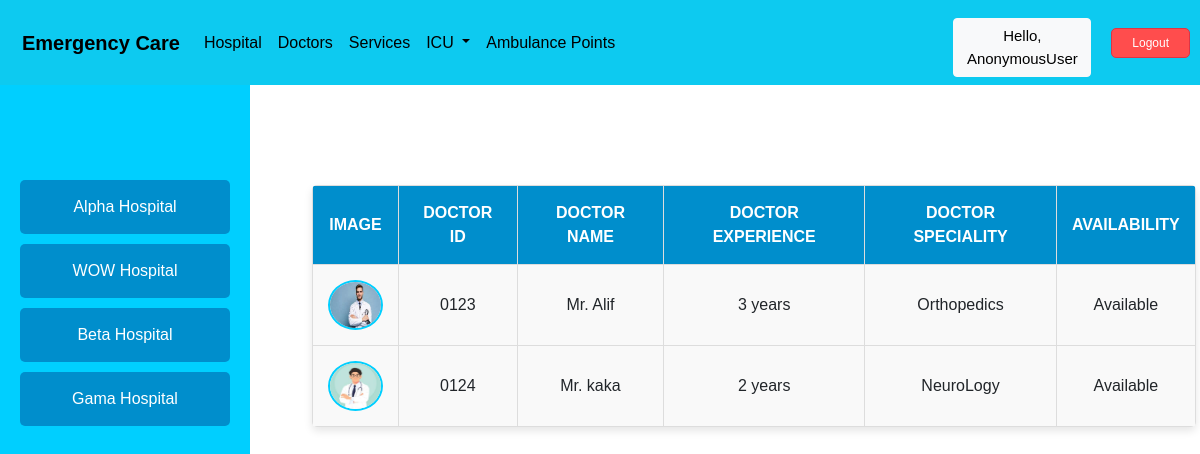
The app's page /DoctorList/ with its own data.
### emergencycare/models.py (models this page shows, shortened)
class Hospital(models.Model):
    H_ID = models.CharField(max_length=200)
    H_name = models.CharField(max_length=200)
    Area_name = models.ForeignKey(Location, on_delete=models.CASCADE)
    image = models.ImageField(upload_to='images/',blank=True, null=True, default='images/default.jpg')
    def __str__(self):
        return self.H_name

class DoctorList(models.Model):
    H_Name = models.ForeignKey(Hospital, on_delete=models.CASCADE, blank=True, null=True)
    D_ID = models.CharField(max_length=200, blank=True, null=True)
    D_Name = models.CharField(max_length=200, blank=True, null=True)
    D_Experience = models.CharField(max_length=200, blank=True, null=True)
    D_Speciality = models.CharField(max_length=200, blank=True, null=True)
    status_availabilty = (
       ('Available','Available'),
        ('Not Available', 'Not Available'),
    )
    Availability = models.CharField(max_length=100, choices=status_availabilty,blank=True,null=True)
    image = models.ImageField(upload_to='images/', blank=True, null=True, default='images/default.jpg')

### emergencycare/views.py (the view)
# urls.py: path('DoctorList/',e_views.doctorlist,name='DoctorList'),
def doctorlist(request):
    doctorlist = DoctorList.objects.all()
    hospitals = DoctorList.objects.values_list('H_Name__H_name', flat=True).distinct()
    context = {
        'doctorlist': doctorlist,
        'hospitals': hospitals,
    }
    return render(request, 'DoctorList.html', context=context)

### templates/DoctorList.html (shortened to what this page needs)
{% extends 'Home.html' %}
{% block content %}
{% load static %}
<div class="container">
    <div class="sidebar">
        <ul>
    {% for hospital in hospitals %}
        <li onclick="filterDoctors('{{ hospital }}')">{{ hospital }}</li>
    {% endfor %}
</ul>
    </div>
    <div class="content">
        <table>
            <thead>
                <tr>
                    <th>Image</th>
                    <th>Doctor ID</th>
                    <th>Doctor Name</th>
                    <th>Doctor Experience</th>
                    <th>Doctor Speciality</th>
                    <th>Availability</th>
                </tr>
            </thead>
            <tbody id="doctorList">
                {% for d in doctorlist %}
                <tr data-hospital="{{ d.H_Name }}">
                    <td><img src="{{ d.image.url }}"></td>
                    <td>{{ d.D_ID }}</td>
                    <td>{{ d.D_Name }}</td>
                    <td>{{ d.D_Experience }}</td>
                    <td>{{ d.D_Speciality }}</td>
                    <td>{{ d.Availability }}</td>
                </tr>
                {% endfor %}
            </tbody>
        </table>
    </div>
</div>
{% endblock %}

### templates/DoctorList.html (style rules this page uses)
body { margin: 0; padding: 0; font-family: Arial, sans-serif; height: 100vh; overflow-x: hidden; display: flex; flex-direction: column; }
.sidebar { width: 250px; background-color: #00cfff; color: white; padding: 20px; position: fixed; top: 60px; left: 0; box-sizing: border-box; bottom: 0; overflow-y: auto; z-index: 5; }
.sidebar ul { list-style: none; padding: 100px 0 0 0; margin: 0; }
.sidebar li { padding: 15px; cursor: pointer; margin-bottom: 10px; background-color: #008ecc; border-radius: 5px; text-align: center; font-size: 1rem; }
.content { margin-left: 250px; padding: 20px; margin-top: 60px; width: calc(100% - 250px); box-sizing: border-box; }
table { width: 107%; border-collapse: collapse; margin-top: 20px; box-shadow: 0 4px 8px rgba(0, 0, 0, 0.1); overflow: hidden; border-radius: 5px; }
th, td { padding: 15px; border: 1px solid #ddd; text-align: center; }
th { background-color: #008ecc; color: white; text-transform: uppercase; font-weight: bold; }
tr:nth-child(odd) { background-color: #f9f9f9; }
td img { border-radius: 70%; border: 2px solid #00cfff; height: 50px; width: 55px; }
html, body { width: 100%; overflow-x: hidden; }
@media (min-width: 768px) { .content { margin-left: 250px; } }
@media (min-width: 768px) { .sidebar { position: fixed; top: 60px; left: 0; height: calc(100vh - 60px); } }

### records on screen
Hospital: H_name "Alpha Hospital"
Hospital: H_name "WOW Hospital"
Hospital: H_name "Beta Hospital"
Hospital: H_name "Gama Hospital"
DoctorList: image (picture), D_ID "0123", D_Name "Mr. Alif", D_Experience "3 years", D_Speciality "Orthopedics", Availability "Available"
DoctorList: image (picture), D_ID "0124", D_Name "Mr. kaka", D_Experience "2 years", D_Speciality "NeuroLogy", Availability "Available"

### other values on screen
{{ request.user }} "AnonymousUser"
